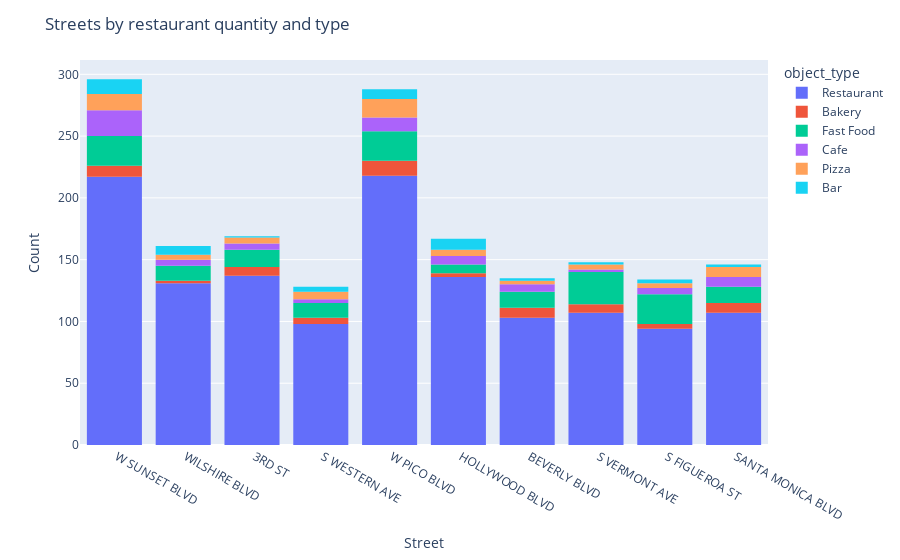

The code cell stored with this chart in its notebook:
### Markdown cell above
A continuación se representará la distribución de los establecimientos localizados en dichas calles, pero diferenciando por tipo de restaurant.

### Code cell
fig = px.histogram(df_rest.query('street in @ten_best_street.street'), x='street', color='object_type')
fig.update_layout(
    title_text='Streets by restaurant quantity and type',
    xaxis_title_text='Street',
    yaxis_title_text='Count',
)
fig.show()

### Figure 1 — Plotly figure (JSON) as saved in the notebook; plotly's stock layout.template omitted (floating-point values rounded to 4 significant figures; data arrays with more than 128 entries replaced by an {"elided": "..."} marker saying what was removed)
{"data": [{"alignmentgroup": "True", "bingroup": "x", "hovertemplate": "object_type=Restaurant<br>street=%{x}<br>count=%{y}<extra></extra>", "legendgroup": "Restaurant", "marker": {"color": "#636efa", "pattern": {"shape": ""}}, "name": "Restaurant", "offsetgroup": "Restaurant", "orientation": "v", "showlegend": true, "type": "histogram", "x": {"elided": "1348 str values"}, "xaxis": "x", "yaxis": "y"}, {"alignmentgroup": "True", "bingroup": "x", "hovertemplate": "object_type=Bakery<br>street=%{x}<br>count=%{y}<extra></extra>", "legendgroup": "Bakery", "marker": {"color": "#EF553B", "pattern": {"shape": ""}}, "name": "Bakery", "offsetgroup": "Bakery", "orientation": "v", "showlegend": true, "type": "histogram", "x": [" W SUNSET BLVD", " W SUNSET BLVD", " W SUNSET BLVD", " BEVERLY BLVD", " S VERMONT AVE", " W PICO BLVD", " S FIGUEROA ST", " W SUNSET BLVD", " S VERMONT AVE", " SANTA MONICA BLVD", " W PICO BLVD", " W SUNSET BLVD", " W PICO BLVD", " BEVERLY BLVD", " W PICO BLVD", " 3RD ST", " SANTA MONICA BLVD", " S FIGUEROA ST", " S VERMONT AVE", " W PICO BLVD", " W SUNSET BLVD", " 3RD ST", " W SUNSET BLVD", " 3RD ST", " 3RD ST", " S VERMONT AVE", " W PICO BLVD", " W SUNSET BLVD", " S FIGUEROA ST", " W PICO BLVD", " WILSHIRE BLVD", " S VERMONT AVE", " SANTA MONICA BLVD", " W PICO BLVD", " W PICO BLVD", " BEVERLY BLVD", " S WESTERN AVE", " W PICO BLVD", " S VERMONT AVE", " S FIGUEROA ST", " W SUNSET BLVD", " 3RD ST", " BEVERLY BLVD", " W PICO BLVD", " BEVERLY BLVD", " HOLLYWOOD BLVD", " S WESTERN AVE", " SANTA MONICA BLVD", " HOLLYWOOD BLVD", " BEVERLY BLVD", " BEVERLY BLVD", " S WESTERN AVE", " SANTA MONICA BLVD", " HOLLYWOOD BLVD", " S WESTERN AVE", " SANTA MONICA BLVD", " 3RD ST", " SANTA MONICA BLVD", " S VERMONT AVE", " BEVERLY BLVD", " SANTA MONICA BLVD", " W PICO BLVD", " WILSHIRE BLVD", " S WESTERN AVE", " 3RD ST"], "xaxis": "x", "yaxis": "y"}, {"alignmentgroup": "True", "bingroup": "x", "hovertemplate": "object_type=Fast Food<br>street=%{x}<br>count=%{y}<extra></extra>", "legendgroup": "Fast Food", "marker": {"color": "#00cc96", "pattern": {"shape": ""}}, "name": "Fast Food", "offsetgroup": "Fast Food", "orientation": "v", "showlegend": true, "type": "histogram", "x": {"elided": "169 str values"}, "xaxis": "x", "yaxis": "y"}, {"alignmentgroup": "True", "bingroup": "x", "hovertemplate": "object_type=Cafe<br>street=%{x}<br>count=%{y}<extra></extra>", "legendgroup": "Cafe", "marker": {"color": "#ab63fa", "pattern": {"shape": ""}}, "name": "Cafe", "offsetgroup": "Cafe", "orientation": "v", "showlegend": true, "type": "histogram", "x": [" W SUNSET BLVD", " W SUNSET BLVD", " WILSHIRE BLVD", " BEVERLY BLVD", " W PICO BLVD", " HOLLYWOOD BLVD", " SANTA MONICA BLVD", " W SUNSET BLVD", " W PICO BLVD", " W PICO BLVD", " SANTA MONICA BLVD", " WILSHIRE BLVD", " 3RD ST", " SANTA MONICA BLVD", " 3RD ST", " BEVERLY BLVD", " S WESTERN AVE", " W PICO BLVD", " W SUNSET BLVD", " W SUNSET BLVD", " W SUNSET BLVD", " W SUNSET BLVD", " W SUNSET BLVD", " HOLLYWOOD BLVD", " BEVERLY BLVD", " W SUNSET BLVD", " HOLLYWOOD BLVD", " W SUNSET BLVD", " W SUNSET BLVD", " WILSHIRE BLVD", " BEVERLY BLVD", " 3RD ST", " HOLLYWOOD BLVD", " S FIGUEROA ST", " S FIGUEROA ST", " SANTA MONICA BLVD", " W PICO BLVD", " W PICO BLVD", " W SUNSET BLVD", " W SUNSET BLVD", " S VERMONT AVE", " W SUNSET BLVD", " HOLLYWOOD BLVD", " W PICO BLVD", " S WESTERN AVE", " W SUNSET BLVD", " W PICO BLVD", " SANTA MONICA BLVD", " W SUNSET BLVD", " S FIGUEROA ST", " S FIGUEROA ST", " W PICO BLVD", " BEVERLY BLVD", " S WESTERN AVE", " S FIGUEROA ST", " S VERMONT AVE", " SANTA MONICA BLVD", " HOLLYWOOD BLVD", " 3RD ST", " BEVERLY BLVD", " W SUNSET BLVD", " W SUNSET BLVD", " WILSHIRE BLVD", " W SUNSET BLVD", " W SUNSET BLVD", " 3RD ST", " HOLLYWOOD BLVD", " W SUNSET BLVD", " SANTA MONICA BLVD", " W PICO BLVD", " WILSHIRE BLVD", " W PICO BLVD", " SANTA MONICA BLVD"], "xaxis": "x", "yaxis": "y"}, {"alignmentgroup": "True", "bingroup": "x", "hovertemplate": "object_type=Pizza<br>street=%{x}<br>count=%{y}<extra></extra>", "legendgroup": "Pizza", "marker": {"color": "#FFA15A", "pattern": {"shape": ""}}, "name": "Pizza", "offsetgroup": "Pizza", "orientation": "v", "showlegend": true, "type": "histogram", "x": [" W SUNSET BLVD", " WILSHIRE BLVD", " 3RD ST", " W SUNSET BLVD", " W PICO BLVD", " W PICO BLVD", " W PICO BLVD", " SANTA MONICA BLVD", " W PICO BLVD", " HOLLYWOOD BLVD", " W SUNSET BLVD", " 3RD ST", " W PICO BLVD", " BEVERLY BLVD", " S WESTERN AVE", " W SUNSET BLVD", " W SUNSET BLVD", " WILSHIRE BLVD", " W PICO BLVD", " W SUNSET BLVD", " BEVERLY BLVD", " SANTA MONICA BLVD", " HOLLYWOOD BLVD", " 3RD ST", " HOLLYWOOD BLVD", " W SUNSET BLVD", " W PICO BLVD", " HOLLYWOOD BLVD", " HOLLYWOOD BLVD", " 3RD ST", " W SUNSET BLVD", " W PICO BLVD", " BEVERLY BLVD", " SANTA MONICA BLVD", " WILSHIRE BLVD", " W SUNSET BLVD", " W PICO BLVD", " WILSHIRE BLVD", " S WESTERN AVE", " S WESTERN AVE", " W PICO BLVD", " W PICO BLVD", " SANTA MONICA BLVD", " W PICO BLVD", " S VERMONT AVE", " W PICO BLVD", " W SUNSET BLVD", " S FIGUEROA ST", " SANTA MONICA BLVD", " W SUNSET BLVD", " W PICO BLVD", " W SUNSET BLVD", " 3RD ST", " SANTA MONICA BLVD", " W PICO BLVD", " S VERMONT AVE", " S VERMONT AVE", " S FIGUEROA ST", " S WESTERN AVE", " S WESTERN AVE", " S FIGUEROA ST", " S VERMONT AVE", " SANTA MONICA BLVD", " S FIGUEROA ST", " SANTA MONICA BLVD", " S WESTERN AVE", " W SUNSET BLVD"], "xaxis": "x", "yaxis": "y"}, {"alignmentgroup": "True", "bingroup": "x", "hovertemplate": "object_type=Bar<br>street=%{x}<br>count=%{y}<extra></extra>", "legendgroup": "Bar", "marker": {"color": "#19d3f3", "pattern": {"shape": ""}}, "name": "Bar", "offsetgroup": "Bar", "orientation": "v", "showlegend": true, "type": "histogram", "x": [" W PICO BLVD", " S FIGUEROA ST", " W SUNSET BLVD", " W SUNSET BLVD", " W PICO BLVD", " WILSHIRE BLVD", " WILSHIRE BLVD", " W PICO BLVD", " WILSHIRE BLVD", " W SUNSET BLVD", " WILSHIRE BLVD", " WILSHIRE BLVD", " HOLLYWOOD BLVD", " HOLLYWOOD BLVD", " BEVERLY BLVD", " W SUNSET BLVD", " HOLLYWOOD BLVD", " HOLLYWOOD BLVD", " SANTA MONICA BLVD", " WILSHIRE BLVD", " W PICO BLVD", " W SUNSET BLVD", " S WESTERN AVE", " WILSHIRE BLVD", " W PICO BLVD", " W SUNSET BLVD", " W SUNSET BLVD", " S VERMONT AVE", " W SUNSET BLVD", " S WESTERN AVE", " 3RD ST", " W SUNSET BLVD", " HOLLYWOOD BLVD", " HOLLYWOOD BLVD", " HOLLYWOOD BLVD", " W PICO BLVD", " HOLLYWOOD BLVD", " W SUNSET BLVD", " S FIGUEROA ST", " W PICO BLVD", " W SUNSET BLVD", " HOLLYWOOD BLVD", " S VERMONT AVE", " BEVERLY BLVD", " SANTA MONICA BLVD", " S FIGUEROA ST", " S WESTERN AVE", " W PICO BLVD", " S WESTERN AVE", " W SUNSET BLVD"], "xaxis": "x", "yaxis": "y"}], "layout": {"barmode": "relative", "legend": {"title": {"text": "object_type"}, "tracegroupgap": 0}, "margin": {"t": 60}, "title": {"text": "Streets by restaurant quantity and type"}, "xaxis": {"anchor": "y", "domain": [0, 1], "title": {"text": "Street"}}, "yaxis": {"anchor": "x", "domain": [0, 1], "title": {"text": "Count"}}}}
